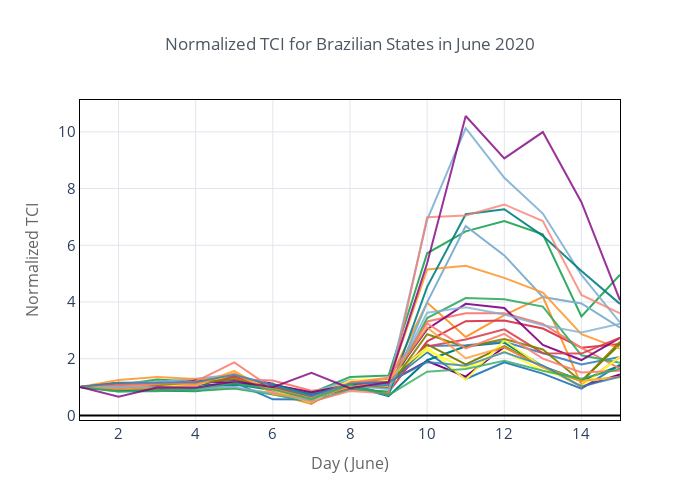

Here is the notebook cell this chart was saved with:
### Code cell
d.divide(d.iloc[0]).iplot(
    theme='custom',
    xTitle='Day (June)',
    yTitle='Normalized TCI',
    title='Normalized TCI for Brazilian States in June 2020',
    legend=False
)

### Figure 1 — Plotly figure (JSON) as saved in the notebook; plotly's stock layout.template omitted (floating-point values rounded to 4 significant figures)
{"data": [{"line": {"color": "rgba(255, 153, 51, 1.0)", "dash": "solid", "shape": "linear", "width": 2}, "mode": "lines", "name": "br_states_acre", "text": "", "type": "scatter", "x": [1, 2, 3, 4, 5, 6, 7, 8, 9, 10, 11, 12, 13, 14, 15], "y": [1, 0.9224, 0.8749, 0.8897, 0.9645, 0.7724, 0.4038, 1.22, 1.199, 3.979, 2.769, 3.537, 4.183, 1.072, 2.065]}, {"line": {"color": "rgba(55, 128, 191, 1.0)", "dash": "solid", "shape": "linear", "width": 2}, "mode": "lines", "name": "br_states_alagoas", "text": "", "type": "scatter", "x": [1, 2, 3, 4, 5, 6, 7, 8, 9, 10, 11, 12, 13, 14, 15], "y": [1, 0.9127, 0.9308, 0.8668, 1.159, 0.5685, 0.5607, 1.089, 1.171, 2.229, 1.284, 1.875, 1.473, 0.946, 1.79]}, {"line": {"color": "rgba(50, 171, 96, 1.0)", "dash": "solid", "shape": "linear", "width": 2}, "mode": "lines", "name": "br_states_amapa", "text": "", "type": "scatter", "x": [1, 2, 3, 4, 5, 6, 7, 8, 9, 10, 11, 12, 13, 14, 15], "y": [1, 1.077, 1.266, 1.188, 1.327, 1.062, 0.7938, 1.36, 1.405, 5.718, 6.49, 6.855, 6.387, 3.489, 4.959]}, {"line": {"color": "rgba(128, 0, 128, 1.0)", "dash": "solid", "shape": "linear", "width": 2}, "mode": "lines", "name": "br_states_amazonas", "text": "", "type": "scatter", "x": [1, 2, 3, 4, 5, 6, 7, 8, 9, 10, 11, 12, 13, 14, 15], "y": [1, 1.146, 1.053, 1.077, 1.351, 1.116, 0.4536, 1.188, 1.178, 1.914, 1.37, 2.412, 1.729, 1.015, 1.442]}, {"line": {"color": "rgba(219, 64, 82, 1.0)", "dash": "solid", "shape": "linear", "width": 2}, "mode": "lines", "name": "br_states_bahia", "text": "", "type": "scatter", "x": [1, 2, 3, 4, 5, 6, 7, 8, 9, 10, 11, 12, 13, 14, 15], "y": [1, 0.8829, 0.9388, 1.101, 1.282, 0.8843, 0.6299, 0.9394, 0.8159, 2.614, 3.323, 3.351, 3.066, 2.388, 2.523]}, {"line": {"color": "rgba(0, 128, 128, 1.0)", "dash": "solid", "shape": "linear", "width": 2}, "mode": "lines", "name": "br_states_ceara", "text": "", "type": "scatter", "x": [1, 2, 3, 4, 5, 6, 7, 8, 9, 10, 11, 12, 13, 14, 15], "y": [1, 0.8787, 0.883, 0.8522, 1.104, 0.887, 0.7026, 1.053, 0.6802, 1.948, 2.441, 2.569, 1.73, 1.234, 1.755]}, {"line": {"color": "rgba(255, 255, 51, 1.0)", "dash": "solid", "shape": "linear", "width": 2}, "mode": "lines", "name": "br_states_distrito_federal", "text": "", "type": "scatter", "x": [1, 2, 3, 4, 5, 6, 7, 8, 9, 10, 11, 12, 13, 14, 15], "y": [1, 0.9932, 1.052, 1.056, 1.518, 0.9259, 0.6945, 1.23, 1.23, 2.299, 1.661, 2.265, 1.57, 1.216, 1.336]}, {"line": {"color": "rgba(128, 128, 0, 1.0)", "dash": "solid", "shape": "linear", "width": 2}, "mode": "lines", "name": "br_states_espirito_santo", "text": "", "type": "scatter", "x": [1, 2, 3, 4, 5, 6, 7, 8, 9, 10, 11, 12, 13, 14, 15], "y": [1, 1.077, 1.157, 1.06, 1.396, 0.9107, 0.5669, 1.158, 1.102, 2.506, 1.801, 2.445, 1.701, 1.215, 2.519]}, {"line": {"color": "rgba(251, 128, 114, 1.0)", "dash": "solid", "shape": "linear", "width": 2}, "mode": "lines", "name": "br_states_goias", "text": "", "type": "scatter", "x": [1, 2, 3, 4, 5, 6, 7, 8, 9, 10, 11, 12, 13, 14, 15], "y": [1, 1.041, 1.053, 1.13, 1.281, 1.234, 0.8744, 1.03, 0.9793, 3.313, 3.605, 3.606, 3.23, 2.386, 1.654]}, {"line": {"color": "rgba(128, 177, 211, 1.0)", "dash": "solid", "shape": "linear", "width": 2}, "mode": "lines", "name": "br_states_maranhao", "text": "", "type": "scatter", "x": [1, 2, 3, 4, 5, 6, 7, 8, 9, 10, 11, 12, 13, 14, 15], "y": [1, 0.9658, 0.9796, 0.9096, 1.043, 1.114, 0.649, 1.094, 0.7235, 3.985, 6.679, 5.644, 4.178, 3.949, 3.097]}, {"line": {"color": "rgba(128, 177, 211, 0.8999999999999999)", "dash": "solid", "shape": "linear", "width": 2}, "mode": "lines", "name": "br_states_mato_grosso", "text": "", "type": "scatter", "x": [1, 2, 3, 4, 5, 6, 7, 8, 9, 10, 11, 12, 13, 14, 15], "y": [1, 1.146, 1.18, 1.296, 1.439, 1.068, 0.7827, 1.269, 1.072, 6.898, 10.13, 8.377, 7.119, 4.952, 3.278]}, {"line": {"color": "rgba(255, 153, 51, 0.8999999999999999)", "dash": "solid", "shape": "linear", "width": 2}, "mode": "lines", "name": "br_states_mato_grosso_do_sul", "text": "", "type": "scatter", "x": [1, 2, 3, 4, 5, 6, 7, 8, 9, 10, 11, 12, 13, 14, 15], "y": [1, 1.25, 1.351, 1.287, 1.311, 1.081, 0.7996, 1.103, 1.185, 5.149, 5.278, 4.85, 4.331, 2.865, 2.36]}, {"line": {"color": "rgba(55, 128, 191, 0.8999999999999999)", "dash": "solid", "shape": "linear", "width": 2}, "mode": "lines", "name": "br_states_minas_gerais", "text": "", "type": "scatter", "x": [1, 2, 3, 4, 5, 6, 7, 8, 9, 10, 11, 12, 13, 14, 15], "y": [1, 1.066, 1.105, 1.151, 1.259, 0.9657, 0.7637, 1.037, 1.07, 2.448, 2.478, 2.595, 2.192, 1.801, 2.062]}, {"line": {"color": "rgba(50, 171, 96, 0.8999999999999999)", "dash": "solid", "shape": "linear", "width": 2}, "mode": "lines", "name": "br_states_para", "text": "", "type": "scatter", "x": [1, 2, 3, 4, 5, 6, 7, 8, 9, 10, 11, 12, 13, 14, 15], "y": [1, 0.8463, 0.8924, 0.8614, 0.9515, 0.7423, 0.4864, 0.9197, 0.8416, 3.432, 4.14, 4.098, 3.838, 2.12, 1.856]}, {"line": {"color": "rgba(128, 0, 128, 0.8999999999999999)", "dash": "solid", "shape": "linear", "width": 2}, "mode": "lines", "name": "br_states_paraiba", "text": "", "type": "scatter", "x": [1, 2, 3, 4, 5, 6, 7, 8, 9, 10, 11, 12, 13, 14, 15], "y": [1, 1.121, 1.025, 1.228, 1.137, 1.079, 0.816, 1.086, 1.165, 3.039, 3.935, 3.787, 2.487, 1.954, 2.739]}, {"line": {"color": "rgba(219, 64, 82, 0.8999999999999999)", "dash": "solid", "shape": "linear", "width": 2}, "mode": "lines", "name": "br_states_pernambuco", "text": "", "type": "scatter", "x": [1, 2, 3, 4, 5, 6, 7, 8, 9, 10, 11, 12, 13, 14, 15], "y": [1, 0.9825, 1.052, 1.06, 1.362, 1.022, 0.6497, 1.179, 1.295, 2.436, 2.678, 3.038, 2.197, 2.182, 2.741]}, {"line": {"color": "rgba(0, 128, 128, 0.8999999999999999)", "dash": "solid", "shape": "linear", "width": 2}, "mode": "lines", "name": "br_states_piaui", "text": "", "type": "scatter", "x": [1, 2, 3, 4, 5, 6, 7, 8, 9, 10, 11, 12, 13, 14, 15], "y": [1, 0.8788, 0.9578, 1.099, 1.073, 1.102, 0.723, 1.093, 0.7378, 4.532, 7.096, 7.268, 6.332, 5.093, 3.932]}, {"line": {"color": "rgba(255, 255, 51, 0.8999999999999999)", "dash": "solid", "shape": "linear", "width": 2}, "mode": "lines", "name": "br_states_rio_de_janeiro", "text": "", "type": "scatter", "x": [1, 2, 3, 4, 5, 6, 7, 8, 9, 10, 11, 12, 13, 14, 15], "y": [1, 1.003, 1.085, 1.065, 1.47, 0.8947, 0.4566, 1.232, 1.308, 2.401, 1.256, 2.65, 1.701, 1.023, 2.075]}, {"line": {"color": "rgba(128, 128, 0, 0.8999999999999999)", "dash": "solid", "shape": "linear", "width": 2}, "mode": "lines", "name": "br_states_rio_grande_do_norte", "text": "", "type": "scatter", "x": [1, 2, 3, 4, 5, 6, 7, 8, 9, 10, 11, 12, 13, 14, 15], "y": [1, 1.157, 1.063, 1.159, 1.272, 0.981, 0.6287, 1.05, 0.9787, 2.864, 2.41, 2.691, 2.325, 1.2, 2.599]}, {"line": {"color": "rgba(251, 128, 114, 0.8999999999999999)", "dash": "solid", "shape": "linear", "width": 2}, "mode": "lines", "name": "br_states_rio_grande_do_sul", "text": "", "type": "scatter", "x": [1, 2, 3, 4, 5, 6, 7, 8, 9, 10, 11, 12, 13, 14, 15], "y": [1, 1.003, 1.105, 1.196, 1.869, 0.9353, 0.6051, 1.156, 1.333, 3.248, 2.364, 2.878, 2.002, 1.514, 1.573]}, {"line": {"color": "rgba(251, 128, 114, 0.7999999999999998)", "dash": "solid", "shape": "linear", "width": 2}, "mode": "lines", "name": "br_states_rondonia", "text": "", "type": "scatter", "x": [1, 2, 3, 4, 5, 6, 7, 8, 9, 10, 11, 12, 13, 14, 15], "y": [1, 1.08, 1.157, 1.099, 1.488, 0.8296, 0.4818, 0.8639, 0.776, 6.985, 7.053, 7.439, 6.853, 4.248, 3.602]}, {"line": {"color": "rgba(128, 177, 211, 0.7999999999999998)", "dash": "solid", "shape": "linear", "width": 2}, "mode": "lines", "name": "br_states_roraima", "text": "", "type": "scatter", "x": [1, 2, 3, 4, 5, 6, 7, 8, 9, 10, 11, 12, 13, 14, 15], "y": [1, 0.993, 1.011, 0.9952, 1.007, 0.7867, 0.5411, 1.052, 0.9276, 3.624, 3.816, 3.556, 3.181, 2.928, 3.234]}, {"line": {"color": "rgba(255, 153, 51, 0.7999999999999998)", "dash": "solid", "shape": "linear", "width": 2}, "mode": "lines", "name": "br_states_santa_catarina", "text": "", "type": "scatter", "x": [1, 2, 3, 4, 5, 6, 7, 8, 9, 10, 11, 12, 13, 14, 15], "y": [1, 0.9201, 0.9592, 1.065, 1.575, 0.7529, 0.6081, 1.019, 1.173, 3.103, 2.018, 2.41, 1.698, 1.213, 1.365]}, {"line": {"color": "rgba(55, 128, 191, 0.7999999999999998)", "dash": "solid", "shape": "linear", "width": 2}, "mode": "lines", "name": "br_states_sao_paulo", "text": "", "type": "scatter", "x": [1, 2, 3, 4, 5, 6, 7, 8, 9, 10, 11, 12, 13, 14, 15], "y": [1, 1.15, 1.152, 1.178, 1.431, 1.056, 0.6853, 1.116, 1.179, 1.88, 1.749, 2.224, 1.757, 1.024, 1.367]}, {"line": {"color": "rgba(50, 171, 96, 0.7999999999999998)", "dash": "solid", "shape": "linear", "width": 2}, "mode": "lines", "name": "br_states_sergipe", "text": "", "type": "scatter", "x": [1, 2, 3, 4, 5, 6, 7, 8, 9, 10, 11, 12, 13, 14, 15], "y": [1, 0.8431, 0.8495, 0.9404, 1.136, 0.9107, 0.579, 1.083, 0.7187, 1.544, 1.637, 1.925, 1.576, 1.298, 1.644]}, {"line": {"color": "rgba(128, 0, 128, 0.7999999999999998)", "dash": "solid", "shape": "linear", "width": 2}, "mode": "lines", "name": "br_states_tocantins", "text": "", "type": "scatter", "x": [1, 2, 3, 4, 5, 6, 7, 8, 9, 10, 11, 12, 13, 14, 15], "y": [1, 0.6638, 0.984, 0.979, 1.206, 0.9938, 1.501, 0.9588, 1.171, 5.364, 10.56, 9.061, 9.99, 7.519, 4.058]}], "layout": {"height": 500, "legend": {"bgcolor": "#FFFFFF", "bordercolor": "#444444", "borderwidth": 0, "font": {"size": 12}, "itemclick": "toggle", "itemdoubleclick": "toggleothers", "itemsizing": "trace", "traceorder": "normal"}, "paper_bgcolor": "#FFFFFF", "plot_bgcolor": "#FFFFFF", "showlegend": false, "title": {"font": {"color": "#4D5663", "size": 17}, "text": "Normalized TCI for Brazilian States in June 2020", "x": 0.5}, "width": 700, "xaxis": {"automargin": true, "gridcolor": "#E1E5ED", "linecolor": "#000000", "mirror": "ticks", "showline": true, "tickfont": {"size": 15}, "title": {"font": {"color": "#666666", "size": 16}, "text": "Day (June)"}, "zerolinecolor": "#000000", "zerolinewidth": 2}, "yaxis": {"automargin": true, "gridcolor": "#E1E5ED", "linecolor": "#000000", "mirror": "ticks", "showline": true, "tickfont": {"size": 15}, "title": {"font": {"color": "#666666", "size": 16}, "text": "Normalized TCI"}, "zerolinecolor": "#000000", "zerolinewidth": 2}}}
